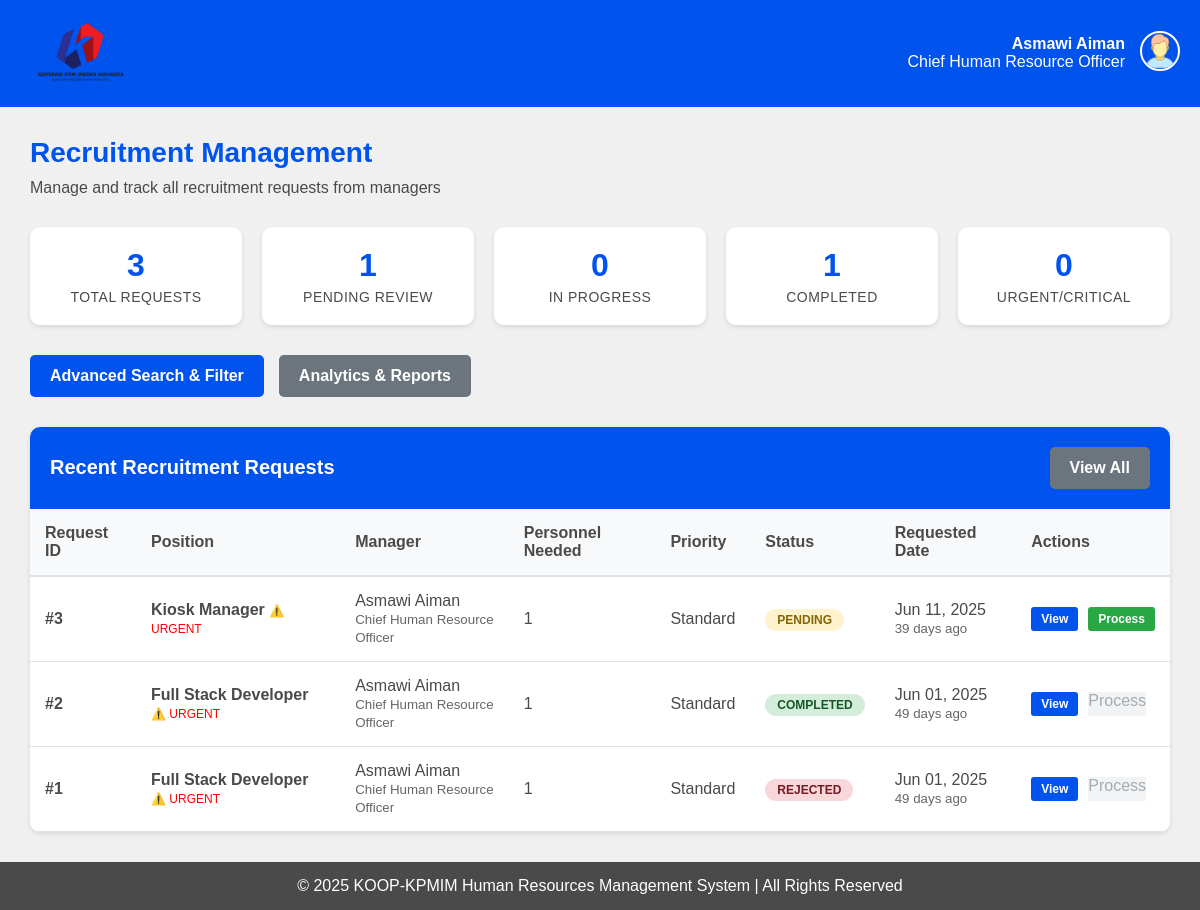
The page /hr/recruitment/ (signed in) on the database as committed earlier.
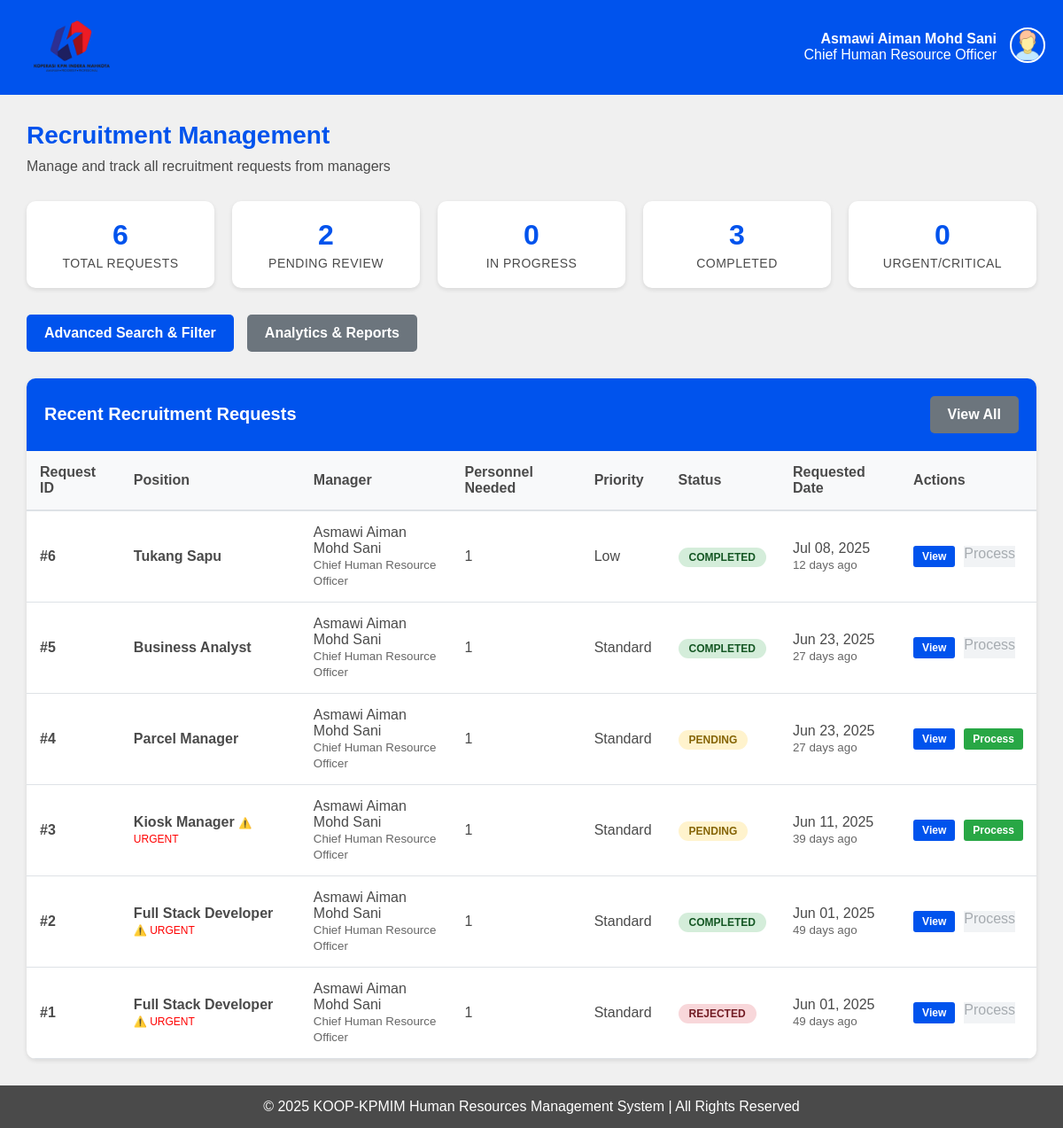
The same page on the database as committed later.
### HRMS/models.py (models this page shows, shortened)
class HR(models.Model):
    id = models.TextField(primary_key=True)
    password = models.TextField(default='')
    staffid = models.ForeignKey(STAFF, on_delete=models.CASCADE, default='')

class STAFF(models.Model):
    id = models.TextField(primary_key=True, max_length=12)
    name = models.TextField(default='')
    position = models.TextField(default='')
    phone = models.TextField(default='')
    email = models.EmailField(default='')
    password = models.TextField(default='')
    STATUS = [
        ('',''),
        ('Married','married'),
        ('Single','single'),
    ]
    status = models.TextField(choices=STATUS, default='')
    GENDER = [
        ('',''),
        ('Male', 'male'),
        ('Female', 'female'),
    ]
    gender = models.TextField(choices=GENDER, default='')
    date_of_birth = models.DateField()
    bank_number = models.TextField(default='')
    emergency_contact = models.TextField(default='')

class RECRUITMENT(models.Model):
    id = models.AutoField(primary_key=True)
    position = models.TextField(default='')
    reason = models.TextField(default='')
    total_personnel = models.IntegerField(default=1)
    STATUS_CHOICES = [
        ('Pending', 'pending'),
        ('Under Review', 'under_review'),
        ('Approved', 'approved'),
        ('In Progress', 'in_progress'),
        ('Completed', 'completed'),
        ('Rejected', 'rejected'),
        ('On Hold', 'on_hold'),
        ('More Info Needed', 'more_info_needed'),
    ]
    status = models.TextField(choices=STATUS_CHOICES, default='Pending')
    PRIORITY_CHOICES = [
        ('Low', 'low'),
        ('Standard', 'standard'),
        ('High', 'high'),
        ('Urgent', 'urgent'),
        ('Critical', 'critical'),
    ]
    priority = models.TextField(choices=PRIORITY_CHOICES, default='Standard')
    requested_date = models.DateTimeField(auto_now_add=True, null=True, blank=True)
    target_start_date = models.DateField(null=True, blank=True)
    expected_completion_date = models.DateField(null=True, blank=True)
    TIMELINE_CHOICES = [
        ('1-2 weeks', '1-2 weeks'),
        ('2-4 weeks', '2-4 weeks'),
        ('1-2 months', '1-2 months'),
        ('2-3 months', '2-3 months'),
        ('3+ months', '3+ months'),
    ]
    expected_timeline = models.TextField(choices=TIMELINE_CHOICES, default='2-4 weeks')
    job_description = models.TextField(blank=True, default='')
    required_qualifications = models.TextField(blank=True, default='')
    salary_range_min = models.DecimalField(max_digits=10, decimal_places=2, null=True, blank=True)
    salary_range_max = models.DecimalField(max_digits=10, decimal_places=2, null=True, blank=True)
    EMPLOYMENT_TYPE_CHOICES = [
        ('Full-time', 'full_time'),
        ('Part-time', 'part_time'),
        ('Contract', 'contract'),
        ('Temporary', 'temporary'),
        ('Internship', 'internship'),
    ]
    employment_type = models.TextField(choices=EMPLOYMENT_TYPE_CHOICES, default='Full-time')
    department = models.TextField(blank=True, default='')
    work_location = models.TextField(blank=True, default='')
    REMOTE_WORK_CHOICES = [
        ('On-site', 'on_site'),
        ('Remote', 'remote'),
        ('Hybrid', 'hybrid'),
    ]
    remote_work_option = models.TextField(choices=REMOTE_WORK_CHOICES, default='On-site')
    business_justification = models.TextField(blank=True, default='')
    JUSTIFICATION_TYPE_CHOICES = [
        ('New Position', 'new_position'),
        ('Replacement', 'replacement'),
        ('Expansion', 'expansion'),
        ('Temporary Cover', 'temporary_cover'),
        ('Project Based', 'project_based'),
    ]
    justification_type = models.TextField(choices=JUSTIFICATION_TYPE_CHOICES, default='New Position')
    managerid = models.ForeignKey('MANAGER', on_delete=models.CASCADE)
    assigned_hr = models.ForeignKey('HR', on_delete=models.SET_NULL, null=True, blank=True)
    last_updated = models.DateTimeField(auto_now=True)
    updated_by = models.ForeignKey('HR', on_delete=models.SET_NULL, null=True, blank=True, related_name='recruitment_updates')
    is_confidential = models.BooleanField(default=False)
    external_posting_allowed = models.BooleanField(default=True)
    @property
    def days_since_request(self):
        return (timezone.now().date() - self.requested_date.date()).days
    @property
    def is_urgent(self):
        return self.priority in ['Urgent', 'Critical'] or self.days_since_request > 30
    class Meta:
        ordering = ['-requested_date']
        verbose_name = 'Recruitment Request'
        verbose_name_plural = 'Recruitment Requests'

class MANAGER(models.Model):
    id = models.TextField(primary_key=True)
    password = models.TextField(default='')
    staffid = models.ForeignKey(STAFF, on_delete=models.CASCADE)

### HRMS/views.py (the view)
# urls.py: path('hr/recruitment/', views.recruitment_list, name='hr_recruitment'),
def recruitment_list(request):
    if not request.session.get('user_type') == 'hr':
        request.session.flush()
        messages.error(request, "You do not have permission to view this page. Please login again")
        return redirect('login')
    try:
        hr_id = request.session.get('user_id')
        hr = HR.objects.get(id=hr_id)
        total_requests = RECRUITMENT.objects.count()
        pending_count = RECRUITMENT.objects.filter(status='Pending').count()
        in_progress_count = RECRUITMENT.objects.filter(status__in=['Under Review', 'In Progress', 'Approved']).count()
        completed_count = RECRUITMENT.objects.filter(status='Completed').count()
        urgent_count = RECRUITMENT.objects.filter(priority__in=['Urgent', 'Critical']).count()
        recruitment_requests = RECRUITMENT.objects.select_related(
            'managerid__staffid'
        ).order_by('-requested_date')[:10]
        paginator = Paginator(recruitment_requests, 10)
        page_number = request.GET.get('page', 1)
        recruitment_requests = paginator.get_page(page_number)
        context = {
            'hr': hr,
            'recruitment_requests': recruitment_requests,
            'total_requests': total_requests,
            'pending_count': pending_count,
            'in_progress_count': in_progress_count,
            'completed_count': completed_count,
            'urgent_count': urgent_count,
        }
        return render(request, 'hr/recruitment.html', context)
    except HR.DoesNotExist:
        messages.error(request, "HR user not found. Please login again")
        return redirect('login')
    except Exception as e:
        messages.error(request, f"An error occurred: {str(e)}")
        return redirect('hrmenu')

### HRMS/templates/hr/recruitment.html (shortened to what the changed rows need)
{% load static %}
<!DOCTYPE html>
<html lang="en">
<head>
</head>
<body>
    <header>
        <div class="header-right">
            <div class="user-info">
                <div><strong>{{ hr.staffid.name }}</strong></div>
                <div>{{ hr.staffid.position }}</div>
            </div>
        </div>
    </header>
    <main>
        <h1>Recruitment Management</h1>
        <div class="stats-container">
            <div class="stat-card">
                <div class="stat-number">{{ total_requests }}</div>
                <div class="stat-label">Total Requests</div>
            </div>
            <div class="stat-card">
                <div class="stat-number">{{ pending_count }}</div>
                <div class="stat-label">Pending Review</div>
            </div>
            <div class="stat-card">
                <div class="stat-number">{{ completed_count }}</div>
                <div class="stat-label">Completed</div>
            </div>
        </div>
        <div class="requests-section">
            <div class="section-header">
                <h2 class="section-title">Recent Recruitment Requests</h2>
            </div>
            {% if recruitment_requests %}
            <div class="table-container">
                <table>
                    <thead>
                        <tr>
                            <th>Request ID</th>
                            <th>Position</th>
                            <th>Manager</th>
                            <th>Personnel Needed</th>
                            <th>Priority</th>
                            <th>Status</th>
                            <th>Requested Date</th>
                            <th>Actions</th>
                        </tr>
                    </thead>
                    <tbody>
                        {% for request in recruitment_requests %}
                        <tr>
                            <td><strong>#{{ request.id }}</strong></td>
                            <td>
                                <strong>{{ request.position }}</strong>
                                {% if request.is_urgent %}
                                    <span style="color: red; font-size: 12px;">⚠️ URGENT</span>
                                {% endif %}
                            </td>
                            <td>
                                {{ request.managerid.staffid.name }}<br>
                                <small style="color: #666;">{{ request.managerid.staffid.position }}</small>
                            </td>
                            <td>{{ request.total_personnel }}</td>
                            <td>
                                <span class="{% if request.priority == 'High' %}priority-high{% elif request.priority == 'Urgent' %}priority-urgent{% elif request.priority == 'Critical' %}priority-critical{% endif %}">
                                    {{ request.priority }}
                                </span>
                            </td>
                            <td>
                                <span class="status-badge {% if request.status == 'Pending' %}status-pending{% elif request.status == 'Approved' %}status-approved{% elif request.status == 'Rejected' %}status-rejected{% elif request.status == 'Completed' %}status-completed{% else %}status-in-progress{% endif %}">
                                    {{ request.status }}
                                </span>
                            </td>
                            <td>
                                {{ request.requested_date|date:"M d, Y" }}<br>
                                <small style="color: #666;">{{ request.days_since_request }} days ago</small>
                            </td>
                            <td>
                                <div class="action-links">
                                    <a href="{% url 'hr_recruitment_details' request.id %}" class="btn-view">View</a>
                                    {% if request.status == 'Completed' or request.status == 'Rejected' %}
                                        <span class="btn-process disabled" title="Cannot process {{ request.status|lower }} requests">Process</span>
                                    {% else %}
                                        <a href="{% url 'hr_recruitment_process' request.id %}" class="btn-process">Process</a>
                                    {% endif %}
                                </div>
                            </td>
                        </tr>
                        {% endfor %}
                    </tbody>
                </table>
            </div>
            {% else %}
            <div class="empty-state">
                <h3>No Recruitment Requests</h3>
                <p>There are currently no recruitment requests to display.</p>
            </div>
            {% endif %}
        </div>
    </main>
</body>
</html>

Rows that differ between the two databases and show on the page:
changed HR "Chief Human Resource Officer": staffid.name "Asmawi Aiman" → "Asmawi Aiman Mohd Sani"
added RECRUITMENT: id "6", position "Tukang Sapu", managerid.staffid.name "Asmawi Aiman Mohd Sani", managerid.staffid.position "Chief Human Resource Officer", total_personnel "1", priority "Low", status "COMPLETED", requested_date "Jul 08, 2025", days_since_request "12"
added RECRUITMENT: id "5", position "Business Analyst", managerid.staffid.name "Asmawi Aiman Mohd Sani", managerid.staffid.position "Chief Human Resource Officer", total_personnel "1", priority "Standard", status "COMPLETED", requested_date "Jun 23, 2025", days_since_request "27"
added RECRUITMENT: id "4", position "Parcel Manager", managerid.staffid.name "Asmawi Aiman Mohd Sani", managerid.staffid.position "Chief Human Resource Officer", total_personnel "1", priority "Standard", status "PENDING", requested_date "Jun 23, 2025", days_since_request "27", shows "Process"
changed RECRUITMENT "Kiosk Manager": managerid.staffid.name "Asmawi Aiman" → "Asmawi Aiman Mohd Sani"
changed through a linked row, RECRUITMENT id 2: managerid.staffid.name "Asmawi Aiman" → "Asmawi Aiman Mohd Sani"
changed through a linked row, RECRUITMENT "REJECTED": managerid.staffid.name "Asmawi Aiman" → "Asmawi Aiman Mohd Sani"
Other text that changed with them:
{{ total_requests }}: "3" → "6"
{{ pending_count }}: "1" → "2"
{{ completed_count }}: "1" → "3"
